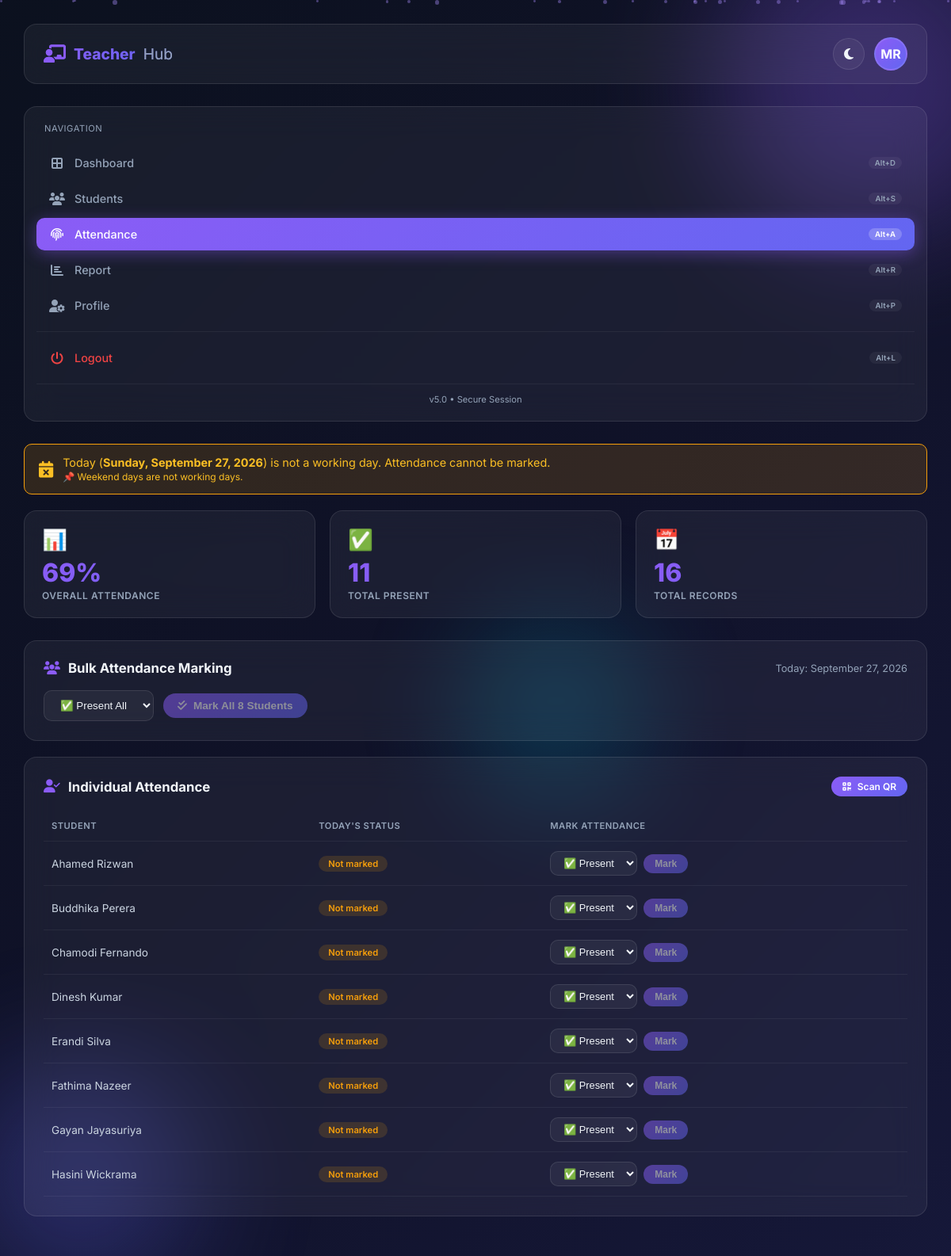
Page /teacher/attendance.php (signed in) on the committed database.
### tables this page shows
CREATE TABLE `student` (
  `student_id` int(11) NOT NULL,
  `name` varchar(150) NOT NULL,
  `gender` enum('Male','Female','Other') DEFAULT 'Male',
  `contact` varchar(30) DEFAULT NULL,
  `date_of_birth` date DEFAULT NULL,
  `address` varchar(255) DEFAULT NULL,
  `class_id` int(11) DEFAULT NULL,
  `password` varchar(255) DEFAULT NULL,
  `created_at` timestamp NOT NULL DEFAULT current_timestamp()
);

### config/db.php (called while the page is built, shortened)
<?php
function getWorkingDays($pdo) {
    try {
        $stmt = $pdo->prepare("SELECT setting_value FROM school_settings WHERE setting_key = 'working_days'");
        $stmt->execute();
        $value = $stmt->fetchColumn();
        if ($value) {
            return array_map('intval', explode(',', $value));
        }
    } catch (PDOException $e) {
    }
    return [1, 2, 3, 4, 5];
}
function isWorkingDay($date, $pdo) {
    try {
        $stmt = $pdo->prepare("SELECT COUNT(*) FROM holidays WHERE holiday_date = ?");
        $stmt->execute([$date]);
    } catch (PDOException $e) {
    }
    $day_of_week = (int)date('N', strtotime($date));
    $working_days = getWorkingDays($pdo);
    if (!in_array($day_of_week, $working_days)) {
        return false;
    }
    return true;
}
?>

### teacher/attendance.php (the view, shortened to what this page needs)
<?php
require_once __DIR__ . '/../config/db.php';
$teacher_id = $_SESSION['teacher_id'];
$teacher_name = $_SESSION['teacher_name'] ?? 'Teacher';
try {
    $teacher_stmt = $pdo->prepare("SELECT * FROM teacher WHERE teacher_id = ?");
    $teacher_stmt->execute([$teacher_id]);
    $teacher = $teacher_stmt->fetch(PDO::FETCH_ASSOC);
    $class_id = $teacher['class_id'] ?? 0;
    $today = date('Y-m-d');
    $today_day_name = date('l', strtotime($today));
    $is_working_day = isWorkingDay($today, $pdo);
    $students = [];
    $total_students = 0;
    if ($class_id > 0) {
        $students_stmt = $pdo->prepare("SELECT * FROM student WHERE class_id = ? ORDER BY name ASC");
        $students_stmt->execute([$class_id]);
        $students = $students_stmt->fetchAll(PDO::FETCH_ASSOC);
        $total_students = count($students);
    }
    $fetchAttendance = function() use ($pdo, $class_id) {
        if ($class_id <= 0) return [];
        $stmt = $pdo->prepare("
            SELECT a.*, s.name as student_name
            FROM attendance a
            JOIN student s ON a.student_id = s.student_id
            WHERE s.class_id = ?
            ORDER BY a.date DESC LIMIT 50
        ");
        $stmt->execute([$class_id]);
        return $stmt->fetchAll(PDO::FETCH_ASSOC);
    };
    $attendance_records = $fetchAttendance();
    $total_attendance = count($attendance_records);
    $present_days = 0;
    foreach ($attendance_records as $r) {
        if (strtolower($r['status']) === 'present') $present_days++;
    }
    $attendance_percentage = $total_attendance > 0 ? round(($present_days / $total_attendance) * 100) : 0;
} catch (PDOException $e) {
    $error_msg = "Database Error: " . $e->getMessage();
}
?>
<!DOCTYPE html>
<html lang="en">
<head>
    <link rel="stylesheet" href="https://cdnjs.cloudflare.com/ajax/libs/font-awesome/6.5.0/css/all.min.css">
</head>
<body>
    <div class="bg-gradient-overlay"></div>
    <div class="orb orb-1"></div>
    <div class="orb orb-2"></div>
    <div class="orb orb-3"></div>
    <div id="particles-container"></div>
    <nav class="top-nav">
        <div class="brand">
            <i class="fa-solid fa-chalkboard-user"></i>
            Teacher <span style="-webkit-text-fill-color:var(--text-muted);font-weight:400;">Hub</span>
        </div>
        <div class="top-nav-actions">
            <button class="nav-btn" onclick="toggleTheme()"><i class="fa-solid fa-moon"></i></button>
            <div class="teacher-avatar" onclick="window.location.href='profile.php'">
                <?= strtoupper(substr($teacher_name, 0, 2)) ?>
            </div>
        </div>
    </nav>
    <aside class="sidebar">
        <div style="margin-bottom:16px;padding:0 10px;">
            <div style="font-size:0.7rem;color:var(--text-muted);text-transform:uppercase;letter-spacing:0.5px;">Navigation</div>
        </div>
        <a href="dashboard.php" class="menu-item">
            <i class="fa-solid fa-border-all"></i> Dashboard <span class="shortcut">Alt+D</span>
        </a>
        <a href="students.php" class="menu-item">
            <i class="fa-solid fa-users"></i> Students <span class="shortcut">Alt+S</span>
        </a>
        <a href="attendance.php" class="menu-item active">
            <i class="fa-solid fa-fingerprint"></i> Attendance <span class="shortcut">Alt+A</span>
        </a>
        <a href="attendance_report.php" class="menu-item">
            <i class="fa-solid fa-chart-bar"></i> Report <span class="shortcut">Alt+R</span>
        </a>
        <a href="profile.php" class="menu-item">
            <i class="fa-solid fa-user-gear"></i> Profile <span class="shortcut">Alt+P</span>
        </a>
        <div class="menu-divider"></div>
        <a href="../logout.php" class="menu-item" style="color:#ef4444;">
            <i class="fa-solid fa-power-off"></i> Logout <span class="shortcut">Alt+L</span>
        </a>
        <div class="sidebar-footer">v5.0 • Secure Session</div>
    </aside>
    <main class="main-content">
        <div class="page-content">
            <?php if (!$is_working_day): ?>
                <div class="alert-warning">
                    <i class="fa-solid fa-calendar-xmark" style="font-size:1.3rem;"></i>
                    <div>
                        Today (<strong><?= $today_day_name ?>, <?= date('F j, Y') ?></strong>) is not a working day. Attendance cannot be marked.
                        <br><small><?= date('N', strtotime($today)) >= 6 ? '📌 Weekend days are not working days.' : '📌 Public holiday.' ?></small>
                    </div>
                </div>
            <?php endif; ?>
            <div class="stats-grid">
                <div class="stat-card">
                    <div class="stat-icon">📊</div>
                    <div class="stat-value"><?= $attendance_percentage ?>%</div>
                    <div class="stat-label">Overall Attendance</div>
                </div>
                <div class="stat-card">
                    <div class="stat-icon">✅</div>
                    <div class="stat-value"><?= $present_days ?></div>
                    <div class="stat-label">Total Present</div>
                </div>
                <div class="stat-card">
                    <div class="stat-icon">📅</div>
                    <div class="stat-value"><?= $total_attendance ?></div>
                    <div class="stat-label">Total Records</div>
                </div>
            </div>
            <div class="card" id="bulkAttendance">
                <div class="card-header">
                    <h3><i class="fa-solid fa-users"></i> Bulk Attendance Marking</h3>
                    <span class="text-muted text-sm">Today: <?= date('F j, Y') ?></span>
                </div>
                <form method="POST" action="attendance.php" style="display:flex;gap:12px;align-items:center;flex-wrap:wrap;">
                    <select name="bulk_status" style="padding:10px 16px;background:var(--glass-bg);border:1px solid var(--border-light);border-radius:var(--radius-sm);color:var(--text);">
                        <option value="present">✅ Present All</option>
                    </select>
                    <button type="submit" class="btn btn-primary" <?= !$is_working_day ? 'disabled' : '' ?>>
                        <i class="fa-solid fa-check-double"></i> Mark All <?= $total_students ?> Students
                    </button>
                </form>
            </div>
            <div class="card">
                <div class="card-header">
                    <h3><i class="fa-solid fa-user-check"></i> Individual Attendance</h3>
                    <a href="../admin/scan_attendance.php" class="btn btn-sm btn-primary"><i class="fa-solid fa-qrcode"></i> Scan QR</a>
                </div>
                <div class="table-wrap">
                    <table>
                        <thead>
                            <tr>
                                <th>Student</th>
                                <th>Today's Status</th>
                                <th>Mark Attendance</th>
                            </tr>
                        </thead>
                        <tbody>
                            <?php if ($total_students > 0): ?>
                                <?php foreach ($students as $row):
                                    $today_att = 'Not marked';
                                    $badge_class = $today_att === 'Present' ? 'badge-success' : ($today_att === 'Not marked' ? 'badge-warning' : 'badge-danger');
                                ?>
                                    <tr>
                                        <td><?= htmlspecialchars($row['name']) ?></td>
                                        <td><span class="badge <?= $badge_class ?>"><?= $today_att ?></span></td>
                                        <td>
                                            <form method="POST" action="attendance.php" style="display:flex;gap:8px;align-items:center;flex-wrap:wrap;">
                                                <select name="attendance_status" style="padding:6px 12px;background:var(--glass-bg);border:1px solid var(--border-light);border-radius:var(--radius-sm);color:var(--text);font-size:0.8rem;">
                                                    <option value="present">✅ Present</option>
                                                </select>
                                                <button type="submit" class="btn btn-sm btn-primary" <?= !$is_working_day ? 'disabled' : '' ?>>Mark</button>
                                            </form>
                                        </td>
                                    </tr>
                                <?php endforeach; ?>
                            <?php else: ?>
                                <tr><td colspan="3" style="text-align:center;color:var(--text-muted);padding:30px;">No students assigned to your class.</td></tr>
                            <?php endif; ?>
                        </tbody>
                    </table>
                </div>
            </div>
        </div>
    </main>
</body>
</html>

### rows in the picture
student: name "Ahamed Rizwan", today_att "Not marked"
student: name "Buddhika Perera", today_att "Not marked"
student: name "Chamodi Fernando", today_att "Not marked"
student: name "Dinesh Kumar", today_att "Not marked"
student: name "Erandi Silva", today_att "Not marked"
student: name "Fathima Nazeer", today_att "Not marked"
student: name "Gayan Jayasuriya", today_att "Not marked"
student: name "Hasini Wickrama", today_att "Not marked"

### other values in the picture
substr($teacher_name, 0, 2) "MR"
$attendance_percentage "69"
$present_days "11"
$total_attendance "16"
$total_students "8"
